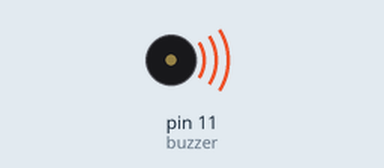
Recording of a sketch running on a simulated Arduino Uno, built with avr-gcc and run on an emulated ATmega328P. On the bench: buzzer (waves = sounding).

Above: at 0.1 s.
At 39.3 s:
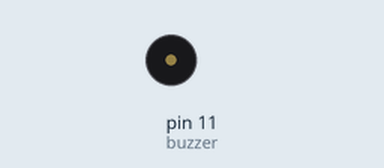
Timing chart, 0 to 40.8 s (numbered marks = the images above):
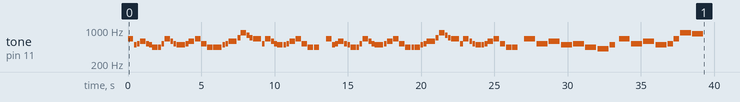

The sketch:

tetris.ino
```cpp
 /*
  Tetris theme - (Korobeiniki)
  Connect a piezo buzzer or speaker to pin 11 or select a new pin.
  More songs available at https://github.com/robsoncouto/arduino-songs

                                              Robson Couto, 2019
*/

#define NOTE_B0  31
#define NOTE_C1  33
#define NOTE_CS1 35
#define NOTE_D1  37
#define NOTE_DS1 39
#define NOTE_E1  41
#define NOTE_F1  44
#define NOTE_FS1 46
#define NOTE_G1  49
#define NOTE_GS1 52
#define NOTE_A1  55
#define NOTE_AS1 58
#define NOTE_B1  62
#define NOTE_C2  65
#define NOTE_CS2 69
#define NOTE_D2  73
#define NOTE_DS2 78
#define NOTE_E2  82
#define NOTE_F2  87
#define NOTE_FS2 93
#define NOTE_G2  98
#define NOTE_GS2 104
#define NOTE_A2  110
#define NOTE_AS2 117
#define NOTE_B2  123
#define NOTE_C3  131
#define NOTE_CS3 139
#define NOTE_D3  147
#define NOTE_DS3 156
#define NOTE_E3  165
#define NOTE_F3  175
#define NOTE_FS3 185
#define NOTE_G3  196
#define NOTE_GS3 208
#define NOTE_A3  220
#define NOTE_AS3 233
#define NOTE_B3  247
#define NOTE_C4  262
#define NOTE_CS4 277
#define NOTE_D4  294
#define NOTE_DS4 311
#define NOTE_E4  330
#define NOTE_F4  349
#define NOTE_FS4 370
#define NOTE_G4  392
#define NOTE_GS4 415
#define NOTE_A4  440
#define NOTE_AS4 466
#define NOTE_B4  494
#define NOTE_C5  523
#define NOTE_CS5 554
#define NOTE_D5  587
#define NOTE_DS5 622
#define NOTE_E5  659
#define NOTE_F5  698
#define NOTE_FS5 740
#define NOTE_G5  784
#define NOTE_GS5 831
#define NOTE_A5  880
#define NOTE_AS5 932
#define NOTE_B5  988
#define NOTE_C6  1047
#define NOTE_CS6 1109
#define NOTE_D6  1175
#define NOTE_DS6 1245
#define NOTE_E6  1319
#define NOTE_F6  1397
#define NOTE_FS6 1480
#define NOTE_G6  1568
#define NOTE_GS6 1661
#define NOTE_A6  1760
#define NOTE_AS6 1865
#define NOTE_B6  1976
#define NOTE_C7  2093
#define NOTE_CS7 2217
#define NOTE_D7  2349
#define NOTE_DS7 2489
#define NOTE_E7  2637
#define NOTE_F7  2794
#define NOTE_FS7 2960
#define NOTE_G7  3136
#define NOTE_GS7 3322
#define NOTE_A7  3520
#define NOTE_AS7 3729
#define NOTE_B7  3951
#define NOTE_C8  4186
#define NOTE_CS8 4435
#define NOTE_D8  4699
#define NOTE_DS8 4978
#define REST 0

// cambia esto para hacer la canción más lenta o más rápida
int tempo=144;

// cambia esto al pin que quieras usar
int buzzer = 11;

// notas de la nota musical seguidas de la duración.
// un 4 significa una negra, 8 una corchea, 16 una semicorchea, etc.
// !!los números negativos se usan para representar notas con puntillo,
// entonces -4 significa una negra con puntillo, es decir, una negra más una corchea!!
int melody[] = {

  //Basado en el arreglo disponible en https://www.flutetunes.com/tunes.php?id=192

  NOTE_E5, 4,  NOTE_B4,8,  NOTE_C5,8,  NOTE_D5,4,  NOTE_C5,8,  NOTE_B4,8,
  NOTE_A4, 4,  NOTE_A4,8,  NOTE_C5,8,  NOTE_E5,4,  NOTE_D5,8,  NOTE_C5,8,
  NOTE_B4, -4,  NOTE_C5,8,  NOTE_D5,4,  NOTE_E5,4,
  NOTE_C5, 4,  NOTE_A4,4,  NOTE_A4,8,  NOTE_A4,4,  NOTE_B4,8,  NOTE_C5,8,

  NOTE_D5, -4,  NOTE_F5,8,  NOTE_A5,4,  NOTE_G5,8,  NOTE_F5,8,
  NOTE_E5, -4,  NOTE_C5,8,  NOTE_E5,4,  NOTE_D5,8,  NOTE_C5,8,
  NOTE_B4, 4,  NOTE_B4,8,  NOTE_C5,8,  NOTE_D5,4,  NOTE_E5,4,
  NOTE_C5, 4,  NOTE_A4,4,  NOTE_A4,4, REST, 4,

  NOTE_E5, 4,  NOTE_B4,8,  NOTE_C5,8,  NOTE_D5,4,  NOTE_C5,8,  NOTE_B4,8,
  NOTE_A4, 4,  NOTE_A4,8,  NOTE_C5,8,  NOTE_E5,4,  NOTE_D5,8,  NOTE_C5,8,
  NOTE_B4, -4,  NOTE_C5,8,  NOTE_D5,4,  NOTE_E5,4,
  NOTE_C5, 4,  NOTE_A4,4,  NOTE_A4,8,  NOTE_A4,4,  NOTE_B4,8,  NOTE_C5,8,

  NOTE_D5, -4,  NOTE_F5,8,  NOTE_A5,4,  NOTE_G5,8,  NOTE_F5,8,
  NOTE_E5, -4,  NOTE_C5,8,  NOTE_E5,4,  NOTE_D5,8,  NOTE_C5,8,
  NOTE_B4, 4,  NOTE_B4,8,  NOTE_C5,8,  NOTE_D5,4,  NOTE_E5,4,
  NOTE_C5, 4,  NOTE_A4,4,  NOTE_A4,4, REST, 4,


  NOTE_E5,2,  NOTE_C5,2,
  NOTE_D5,2,   NOTE_B4,2,
  NOTE_C5,2,   NOTE_A4,2,
  NOTE_GS4,2,  NOTE_B4,4,  REST,8,
  NOTE_E5,2,   NOTE_C5,2,
  NOTE_D5,2,   NOTE_B4,2,
  NOTE_C5,4,   NOTE_E5,4,  NOTE_A5,2,
  NOTE_GS5,2,

};

// sizeof da la cantidad de bytes, cada valor int se compone de dos bytes (16 bits)
// hay dos valores por nota (tono y duración), por lo que para cada nota hay cuatro bytes
int notes=sizeof(melody)/sizeof(melody[0])/2;

// esto calcula la duración de una nota entera en ms (60 s/tempo)*4 tiempos
int wholenote = (60000 * 4) / tempo;

int divider = 0, noteDuration = 0;

void setup() {
// itera sobre las notas de la melodía.
// Recuerda, la matriz es el doble de la cantidad de notas (notas + duraciones)
  for (int thisNote = 0; thisNote < notes * 2; thisNote = thisNote + 2) {

   // calcula la duración de cada nota
    divider = melody[thisNote + 1];
    if (divider > 0) {
      // nota regular, simplemente proceda
      noteDuration = (wholenote) / divider;
    } else if (divider < 0) {
      // ¡Las notas punteadas se representan con duraciones negativas!
      noteDuration = (wholenote) / abs(divider);
      noteDuration *= 1.5; // aumenta la duración a la mitad para las notas punteadas
    }

    //solo tocamos la nota durante el 90% de la duración, dejando el 10% como pausa
    tone(buzzer, melody[thisNote], noteDuration*0.9);

    // Espere la duración específica antes de reproducir la siguiente nota.
    delay(noteDuration);

    // detiene la generación de forma de onda antes de la siguiente nota.
    noTone(buzzer);
  }
}

void loop() {
  // no es necesario repetir la melodía.
}
```
